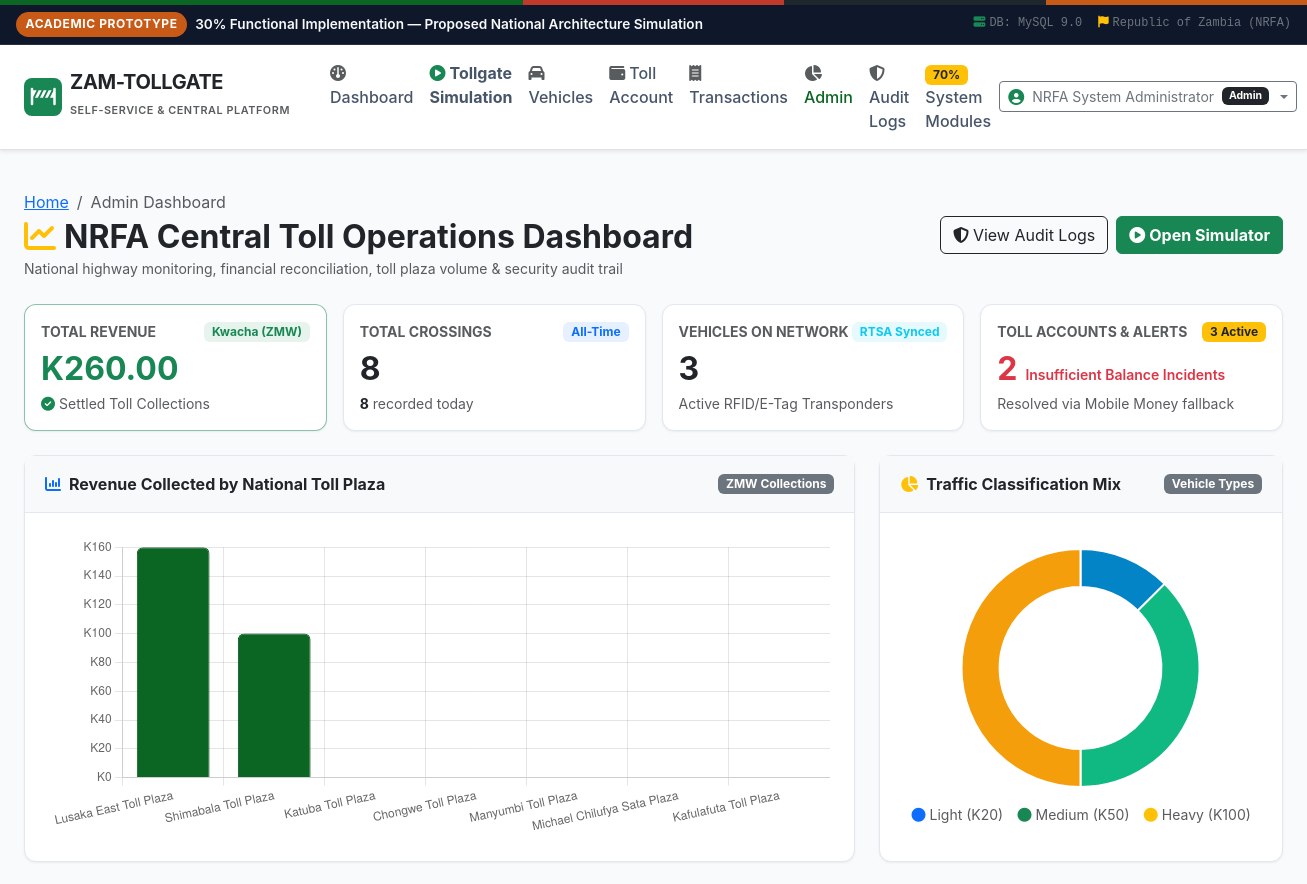
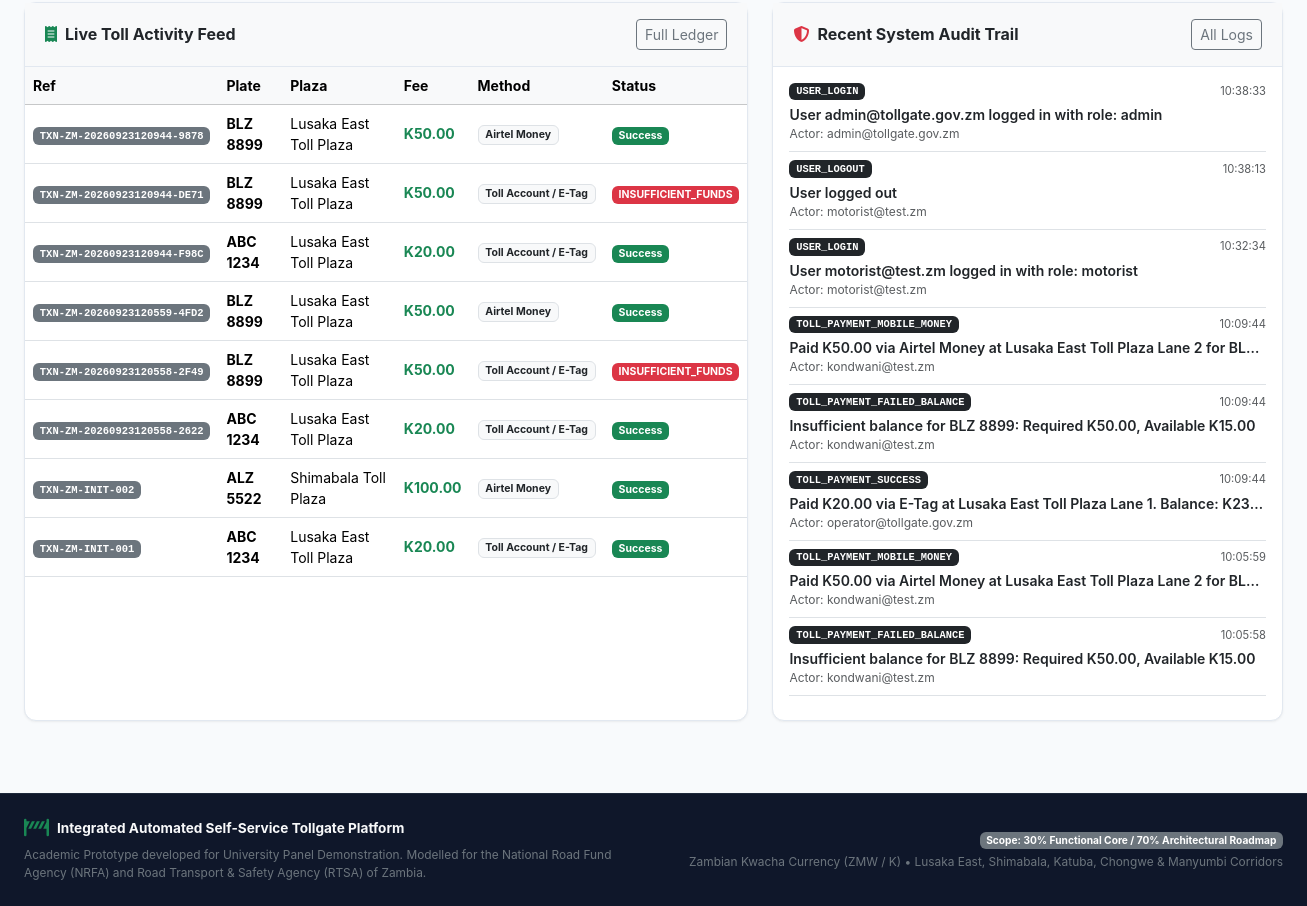
The page /admin/dashboard (signed in) on the database its author committed (2 pictures, top to bottom).
### models.py (models this page shows, shortened)
class Transaction(db.Model):
    __tablename__ = 'transactions'
    id = db.Column(db.Integer, primary_key=True)
    transaction_ref = db.Column(db.String(50), unique=True, nullable=False, index=True)
    vehicle_reg = db.Column(db.String(20), nullable=False, index=True)
    vehicle_type = db.Column(db.String(50), nullable=False)
    tollgate_id = db.Column(db.Integer, db.ForeignKey('tollgates.id'), nullable=False)
    lane_number = db.Column(db.String(20), nullable=False)
    amount = db.Column(db.Numeric(10, 2), nullable=False)
    payment_method = db.Column(db.String(50), nullable=False) # e.g., 'Toll Account / E-Tag', 'Airtel Money', 'MTN MoMo', 'Zamtel Kwacha'
    status = db.Column(db.String(30), nullable=False, default='SUCCESSFUL') # 'SUCCESSFUL', 'INSUFFICIENT_FUNDS', 'FAILED'
    balance_before = db.Column(db.Numeric(10, 2), nullable=True)
    balance_after = db.Column(db.Numeric(10, 2), nullable=True)
    created_at = db.Column(db.DateTime, default=datetime.datetime.utcnow, index=True)

class Tollgate(db.Model):
    __tablename__ = 'tollgates'
    id = db.Column(db.Integer, primary_key=True)
    name = db.Column(db.String(100), unique=True, nullable=False)
    code = db.Column(db.String(20), unique=True, nullable=False)
    location = db.Column(db.String(150), nullable=False)
    province = db.Column(db.String(50), nullable=False)
    lanes_count = db.Column(db.Integer, nullable=False, default=4)
    status = db.Column(db.String(20), nullable=False, default='OPERATIONAL')
    created_at = db.Column(db.DateTime, default=datetime.datetime.utcnow)
    transactions = db.relationship('Transaction', backref='tollgate', lazy='dynamic')

class AuditLog(db.Model):
    __tablename__ = 'audit_logs'
    id = db.Column(db.Integer, primary_key=True)
    action = db.Column(db.String(80), nullable=False, index=True)
    actor_email = db.Column(db.String(120), nullable=False)
    reference_id = db.Column(db.String(60), nullable=True)
    details = db.Column(db.Text, nullable=True)
    ip_address = db.Column(db.String(45), default='127.0.0.1')
    created_at = db.Column(db.DateTime, default=datetime.datetime.utcnow, index=True)

### routes/admin.py (the view)
@admin_bp.route('/admin/dashboard')
@admin_required
def dashboard():
    today_start = datetime.datetime.utcnow().replace(hour=0, minute=0, second=0, microsecond=0)
    total_vehicles = Vehicle.query.count()
    total_txns = Transaction.query.count()
    txns_today = Transaction.query.filter(Transaction.created_at >= today_start).count()
    total_revenue_result = db.session.query(func.sum(Transaction.amount)).filter(
        Transaction.status == 'SUCCESSFUL'
    ).scalar()
    total_revenue = float(total_revenue_result or 0.0)
    active_accounts = TollAccount.query.filter_by(status='ACTIVE').count()
    failed_txns = Transaction.query.filter(Transaction.status != 'SUCCESSFUL').count()
    plaza_stats = db.session.query(
        Tollgate.name,
        func.count(Transaction.id).label('tx_count'),
        func.coalesce(func.sum(Transaction.amount), 0).label('revenue')
    ).outerjoin(Transaction, (Transaction.tollgate_id == Tollgate.id) & (Transaction.status == 'SUCCESSFUL')
    ).group_by(Tollgate.id).all()
    type_stats = db.session.query(
        Transaction.vehicle_type,
        func.count(Transaction.id).label('count')
    ).group_by(Transaction.vehicle_type).all()
    recent_audits = AuditLog.query.order_by(AuditLog.created_at.desc()).limit(8).all()
    recent_transactions = Transaction.query.order_by(Transaction.created_at.desc()).limit(8).all()
    return render_template(
        'admin_dashboard.html',
        total_vehicles=total_vehicles,
        total_txns=total_txns,
        txns_today=txns_today,
        total_revenue=total_revenue,
        active_accounts=active_accounts,
        failed_txns=failed_txns,
        plaza_stats=plaza_stats,
        type_stats=type_stats,
        recent_audits=recent_audits,
        recent_transactions=recent_transactions,
        currency=Config.CURRENCY_SYMBOL
    )

### templates/admin_dashboard.html (shortened to what this page needs)
{% extends "base.html" %}
{% block content %}
<div class="container-fluid px-lg-4 py-4">
    <div class="d-flex justify-content-between align-items-center mb-4 flex-wrap gap-2">
        <div>
            <nav aria-label="breadcrumb">
                <ol class="breadcrumb mb-1">
                    <li class="breadcrumb-item"><a href="{{ url_for('index') }}">Home</a></li>
                    <li class="breadcrumb-item active" aria-current="page">Admin Dashboard</li>
                </ol>
            </nav>
            <h2 class="fw-bold mb-0 text-dark">
                <i class="fa fa-chart-line text-warning me-2"></i>NRFA Central Toll Operations Dashboard
            </h2>
            <small class="text-muted">National highway monitoring, financial reconciliation, toll plaza volume & security audit trail</small>
        </div>
        <div class="d-flex gap-2">
            <a href="{{ url_for('admin.audit_logs') }}" class="btn btn-outline-dark">
                <i class="fa fa-shield-halved me-1"></i>View Audit Logs
            </a>
            <a href="{{ url_for('simulation.simulation_page') }}" class="btn btn-success fw-bold">
                <i class="fa fa-play-circle me-1"></i>Open Simulator
            </a>
        </div>
    </div>
    <div class="row g-3 mb-4">
        <div class="col-md-6 col-lg-3">
            <div class="card card-tech h-100 p-3 border-success border-opacity-50">
                <div class="d-flex justify-content-between align-items-center mb-2">
                    <span class="small fw-bold text-muted text-uppercase">Total Revenue</span>
                    <span class="badge bg-success bg-opacity-10 text-success">Kwacha (ZMW)</span>
                </div>
                <h2 class="fw-bold text-success mb-1">{{ total_revenue | currency }}</h2>
                <div class="small text-muted">
                    <i class="fa fa-circle-check text-success me-1"></i>Settled Toll Collections
                </div>
            </div>
        </div>
        <div class="col-md-6 col-lg-3">
            <div class="card card-tech h-100 p-3">
                <div class="d-flex justify-content-between align-items-center mb-2">
                    <span class="small fw-bold text-muted text-uppercase">Total Crossings</span>
                    <span class="badge bg-primary bg-opacity-10 text-primary">All-Time</span>
                </div>
                <h2 class="fw-bold text-dark mb-1">{{ total_txns }}</h2>
                <div class="small text-muted">
                    <strong class="text-dark">{{ txns_today }}</strong> recorded today
                </div>
            </div>
        </div>
        <div class="col-md-6 col-lg-3">
            <div class="card card-tech h-100 p-3">
                <div class="d-flex justify-content-between align-items-center mb-2">
                    <span class="small fw-bold text-muted text-uppercase">Vehicles on Network</span>
                    <span class="badge bg-info bg-opacity-10 text-info">RTSA Synced</span>
                </div>
                <h2 class="fw-bold text-dark mb-1">{{ total_vehicles }}</h2>
                <div class="small text-muted">
                    Active RFID/E-Tag Transponders
                </div>
            </div>
        </div>
        <div class="col-md-6 col-lg-3">
            <div class="card card-tech h-100 p-3">
                <div class="d-flex justify-content-between align-items-center mb-2">
                    <span class="small fw-bold text-muted text-uppercase">Toll Accounts & Alerts</span>
                    <span class="badge bg-warning text-dark">{{ active_accounts }} Active</span>
                </div>
                <div class="d-flex align-items-baseline gap-2 mb-1">
                    <h2 class="fw-bold text-danger mb-0">{{ failed_txns }}</h2>
                    <span class="text-danger small fw-semibold">Insufficient Balance Incidents</span>
                </div>
                <div class="small text-muted">
                    Resolved via Mobile Money fallback
                </div>
            </div>
        </div>
    </div>
    <div class="row g-4 mb-4">
        <div class="col-lg-8">
            <div class="card card-tech h-100">
                <div class="card-tech-header bg-light">
                    <span class="text-dark"><i class="fa fa-chart-column me-2 text-primary"></i>Revenue Collected by National Toll Plaza</span>
                    <span class="badge bg-secondary">ZMW Collections</span>
                </div>
                <div class="card-body p-4">
                    <div style="height: 300px;">
                        <canvas id="plazaChart"></canvas>
                    </div>
                </div>
            </div>
        </div>
        <div class="col-lg-4">
            <div class="card card-tech h-100">
                <div class="card-tech-header bg-light">
                    <span class="text-dark"><i class="fa fa-chart-pie me-2 text-warning"></i>Traffic Classification Mix</span>
                    <span class="badge bg-secondary">Vehicle Types</span>
                </div>
                <div class="card-body p-4 d-flex flex-column justify-content-center">
                    <div style="height: 240px; position: relative;">
                        <canvas id="typeChart"></canvas>
                    </div>
                    <div class="d-flex justify-content-around mt-3 small text-muted text-center">
                        <div><i class="fa fa-circle text-primary me-1"></i>Light (K20)</div>
                        <div><i class="fa fa-circle text-success me-1"></i>Medium (K50)</div>
                        <div><i class="fa fa-circle text-warning me-1"></i>Heavy (K100)</div>
                    </div>
                </div>
            </div>
        </div>
    </div>
    <div class="row g-4">
        <div class="col-lg-7">
            <div class="card card-tech h-100">
                <div class="card-tech-header bg-light">
                    <span class="text-dark"><i class="fa fa-receipt me-2 text-success"></i>Live Toll Activity Feed</span>
                    <a href="{{ url_for('admin.transactions') }}" class="btn btn-sm btn-outline-secondary">Full Ledger</a>
                </div>
                <div class="card-body p-0">
                    <div class="table-responsive">
                        <table class="table table-hover align-middle mb-0 small">
                            <thead class="table-light">
                                <tr>
                                    <th>Ref</th>
                                    <th>Plate</th>
                                    <th>Plaza</th>
                                    <th>Fee</th>
                                    <th>Method</th>
                                    <th>Status</th>
                                </tr>
                            </thead>
                            <tbody>
                                {% for tx in recent_transactions %}
                                <tr>
                                    <td><span class="badge bg-secondary font-monospace">{{ tx.transaction_ref }}</span></td>
                                    <td class="fw-bold">{{ tx.vehicle_reg }}</td>
                                    <td>{{ tx.tollgate.name if tx.tollgate else 'Plaza' }}</td>
                                    <td class="fw-bold text-success">{{ tx.amount | currency }}</td>
                                    <td><span class="badge bg-light text-dark border">{{ tx.payment_method }}</span></td>
                                    <td>
                                        {% if tx.status == 'SUCCESSFUL' %}
                                            <span class="badge bg-success">Success</span>
                                        {% else %}
                                            <span class="badge bg-danger">{{ tx.status }}</span>
                                        {% endif %}
                                    </td>
                                </tr>
                                {% else %}
                                <tr>
                                    <td colspan="6" class="text-center py-3 text-muted">No transactions recorded yet.</td>
                                </tr>
                                {% endfor %}
                            </tbody>
                        </table>
                    </div>
                </div>
            </div>
        </div>
        <div class="col-lg-5">
            <div class="card card-tech h-100">
                <div class="card-tech-header bg-light">
                    <span class="text-dark"><i class="fa fa-shield-halved me-2 text-danger"></i>Recent System Audit Trail</span>
                    <a href="{{ url_for('admin.audit_logs') }}" class="btn btn-sm btn-outline-secondary">All Logs</a>
                </div>
                <div class="card-body p-3">
                    <ul class="list-unstyled mb-0 small">
                        {% for log in recent_audits %}
                        <li class="border-bottom pb-2 mb-2">
                            <div class="d-flex justify-content-between align-items-center mb-1">
                                <span class="badge bg-dark font-monospace" style="font-size: 0.65rem;">{{ log.action }}</span>
                                <span class="text-muted" style="font-size: 0.7rem;">{{ log.created_at.strftime('%H:%M:%S') if log.created_at else 'Recent' }}</span>
                            </div>
                            <div class="text-dark fw-semibold text-truncate">{{ log.details or log.action }}</div>
                            <div class="text-muted" style="font-size: 0.75rem;">Actor: {{ log.actor_email }}</div>
                        </li>
                        {% else %}
                        <li class="text-center py-3 text-muted">No audit events recorded.</li>
                        {% endfor %}
                    </ul>
                </div>
            </div>
        </div>
    </div>
</div>
{% endblock %}
{% block extra_js %}
<script>
document.addEventListener('DOMContentLoaded', function() {
    // 1. Plaza Revenue Bar Chart
    const ctxPlaza = document.getElementById('plazaChart').getContext('2d');
    const plazaLabels = [{% for p in plaza_stats %}'{{ p[0] }}',{% endfor %}];
    const plazaRevenues = [{% for p in plaza_stats %}{{ p[2] }},{% endfor %}];
    // Provide fallback sample data if clean database without crossings
    const labels = plazaLabels.length ? plazaLabels : ['Lusaka East', 'Shimabala', 'Katuba', 'Chongwe', 'Manyumbi'];
    const dataValues = plazaRevenues.length ? plazaRevenues : [120, 100, 70, 50, 40];
    new Chart(ctxPlaza, {
        type: 'bar',
        data: {
            labels: labels,
            datasets: [{
                label: 'Revenue (ZMW)',
                data: dataValues,
                backgroundColor: '#0b6623',
                borderColor: '#074b19',
                borderWidth: 1,
                borderRadius: 6
            }]
        },
        options: {
            responsive: true,
            maintainAspectRatio: false,
            plugins: {
                legend: { display: false }
            },
            scales: {
                y: {
                    beginAtZero: true,
                    ticks: {
                        callback: function(val) { return 'K' + val; }
                    }
                }
            }
        }
    });
    // 2. Vehicle Classification Mix Doughnut Chart
    const ctxType = document.getElementById('typeChart').getContext('2d');
    const typeLabels = [{% for t in type_stats %}'{{ t[0] }}',{% endfor %}];
    const typeCounts = [{% for t in type_stats %}{{ t[1] }},{% endfor %}];
    const finalTypeLabels = typeLabels.length ? typeLabels : ['Light Vehicle', 'Medium Vehicle', 'Heavy Vehicle'];
    const finalTypeCounts = typeCounts.length ? typeCounts : [8, 4, 3];
    new Chart(ctxType, {
        type: 'doughnut',
        data: {
            labels: finalTypeLabels,
            datasets: [{
                data: finalTypeCounts,
                backgroundColor: ['#0284c7', '#10b981', '#f59e0b', '#dc2626'],
                hoverOffset: 4
            }]
        },
        options: {
            responsive: true,
            maintainAspectRatio: false,
            plugins: {
                legend: { display: false }
            },
            cutout: '68%'
        }
    });
});
</script>
{% endblock %}

### rows shown on the page
Transaction: transaction_ref "TXN-ZM-20260923120944-9878", vehicle_reg "BLZ 8899", tollgate "Lusaka East Toll Plaza", amount "K50.00", payment_method "Airtel Money", status "Success"
Transaction: transaction_ref "TXN-ZM-20260923120944-DE71", vehicle_reg "BLZ 8899", tollgate "Lusaka East Toll Plaza", amount "K50.00", payment_method "Toll Account / E-Tag", status "INSUFFICIENT_FUNDS"
Transaction: transaction_ref "TXN-ZM-20260923120944-F98C", vehicle_reg "ABC 1234", tollgate "Lusaka East Toll Plaza", amount "K20.00", payment_method "Toll Account / E-Tag", status "Success"
Transaction: transaction_ref "TXN-ZM-20260923120559-4FD2", vehicle_reg "BLZ 8899", tollgate "Lusaka East Toll Plaza", amount "K50.00", payment_method "Airtel Money", status "Success"
Transaction: transaction_ref "TXN-ZM-20260923120558-2F49", vehicle_reg "BLZ 8899", tollgate "Lusaka East Toll Plaza", amount "K50.00", payment_method "Toll Account / E-Tag", status "INSUFFICIENT_FUNDS"
Transaction: transaction_ref "TXN-ZM-20260923120558-2622", vehicle_reg "ABC 1234", tollgate "Lusaka East Toll Plaza", amount "K20.00", payment_method "Toll Account / E-Tag", status "Success"
Transaction: transaction_ref "TXN-ZM-INIT-002", vehicle_reg "ALZ 5522", tollgate "Shimabala Toll Plaza", amount "K100.00", payment_method "Airtel Money", status "Success"
Transaction: transaction_ref "TXN-ZM-INIT-001", vehicle_reg "ABC 1234", tollgate "Lusaka East Toll Plaza", amount "K20.00", payment_method "Toll Account / E-Tag", status "Success"
AuditLog: action "USER_LOGIN", created_at "10:38:33", details "User admin@tollgate.gov.zm logged in with role: admin", actor_email "admin@tollgate.gov.zm"
AuditLog: action "USER_LOGOUT", created_at "10:38:13", details "User logged out", actor_email "motorist@test.zm"
AuditLog: action "USER_LOGIN", created_at "10:32:34", details "User motorist@test.zm logged in with role: motorist", actor_email "motorist@test.zm"
AuditLog: action "TOLL_PAYMENT_MOBILE_MONEY", created_at "10:09:44", details "Paid K50.00 via Airtel Money at Lusaka East Toll Plaza Lane 2 for BL…", actor_email "kondwani@test.zm"
AuditLog: action "TOLL_PAYMENT_FAILED_BALANCE", created_at "10:09:44", details "Insufficient balance for BLZ 8899: Required K50.00, Available K15.00", actor_email "kondwani@test.zm"
AuditLog: action "TOLL_PAYMENT_SUCCESS", created_at "10:09:44", details "Paid K20.00 via E-Tag at Lusaka East Toll Plaza Lane 1. Balance: K23…", actor_email "operator@tollgate.gov.zm"
AuditLog: action "TOLL_PAYMENT_MOBILE_MONEY", created_at "10:05:59", details "Paid K50.00 via Airtel Money at Lusaka East Toll Plaza Lane 2 for BL…", actor_email "kondwani@test.zm"
AuditLog: action "TOLL_PAYMENT_FAILED_BALANCE", created_at "10:05:58", details "Insufficient balance for BLZ 8899: Required K50.00, Available K15.00", actor_email "kondwani@test.zm"

### other values the page prints
{{ active_db_engine }} "MySQL 9.0"
{{ current_user_name }} "NRFA System Administrator"
{{ current_user_role }} "Admin"
{{ total_revenue | currency }} "K260.00"
{{ total_txns }} "8"
{{ txns_today }} "8"
{{ total_vehicles }} "3"
{{ active_accounts }} "3"
{{ failed_txns }} "2"
chart data {{ p[0] }} Lusaka East Toll Plaza, Shimabala Toll Plaza, Katuba Toll Plaza, Chongwe Toll Plaza, Manyumbi Toll Plaza, Michael Chilufya Sata Plaza, Kafulafuta Toll Plaza
chart data {{ p[2] }} 160.00, 100.00, 0.00, 0.00, 0.00, 0.00, 0.00
chart data {{ t[1] }} 1, 3, 4
